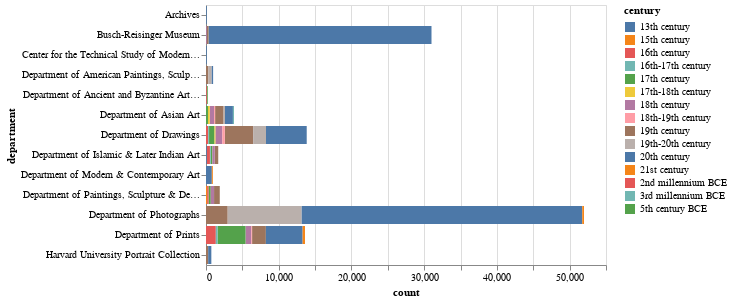

This figure's notebook cell:
### Code cell
import altair as alt

alt.Chart(
    sql^ """
    SELECT department, century, COUNT() AS count
    FROM df4
    WHERE century IS NOT NULL
    GROUP BY 1, 2
    HAVING count > 100
    """
).mark_bar().encode(
    x="count:Q",
    y="department:N",
    color="century:N",
)

### Figure 1 — Vega-Lite specification as saved in the notebook (floating-point values rounded to 4 significant figures)
{"config": {"view": {"continuousWidth": 400, "continuousHeight": 300}}, "data": {"name": "data-f194346bf17ba22ff6c75cfa81648f44"}, "mark": "bar", "encoding": {"color": {"field": "century", "type": "nominal"}, "x": {"field": "count", "type": "quantitative"}, "y": {"field": "department", "type": "nominal"}}, "$schema": "https://vega.github.io/schema/vega-lite/v4.17.0.json", "datasets": {"data-f194346bf17ba22ff6c75cfa81648f44": [{"department": "Busch-Reisinger Museum", "century": "20th century", "count": 30656}, {"department": "Archives", "century": "20th century", "count": 106}, {"department": "Department of Drawings", "century": "20th century", "count": 5599}, {"department": "Harvard University Portrait Collection", "century": "19th century", "count": 298}, {"department": "Harvard University Portrait Collection", "century": "20th century", "count": 436}, {"department": "Department of Prints", "century": "18th century", "count": 796}, {"department": "Department of Prints", "century": "17th century", "count": 3847}, {"department": "Department of Prints", "century": "16th century", "count": 1349}, {"department": "Department of Prints", "century": "19th century", "count": 1894}, {"department": "Department of Prints", "century": "18th-19th century", "count": 107}, {"department": "Department of Prints", "century": "16th-17th century", "count": 239}, {"department": "Department of Drawings", "century": "18th century", "count": 954}, {"department": "Department of Drawings", "century": "19th century", "count": 3896}, {"department": "Department of Drawings", "century": "18th-19th century", "count": 342}, {"department": "Department of Prints", "century": "20th century", "count": 5054}, {"department": "Department of Prints", "century": "21st century", "count": 324}, {"department": "Department of Photographs", "century": "20th century", "count": 38610}, {"department": "Department of Photographs", "century": "19th century", "count": 2983}, {"department": "Department of Photographs", "century": "19th-20th century", "count": 10141}, {"department": "Department of Modern & Contemporary Art", "century": "20th century", "count": 800}, {"department": "Department of Photographs", "century": "21st century", "count": 243}, {"department": "Department of Drawings", "century": "17th century", "count": 747}, {"department": "Department of Drawings", "century": "17th-18th century", "count": 122}, {"department": "Department of Asian Art", "century": "19th century", "count": 1166}, {"department": "Department of American Paintings, Sculpture & Decorative Arts", "century": "19th century", "count": 328}, {"department": "Department of Drawings", "century": "16th century", "count": 297}, {"department": "Department of American Paintings, Sculpture & Decorative Arts", "century": "20th century", "count": 228}, {"department": "Department of Islamic & Later Indian Art", "century": "19th century", "count": 479}, {"department": "Department of Islamic & Later Indian Art", "century": "16th century", "count": 438}, {"department": "Department of Islamic & Later Indian Art", "century": "17th century", "count": 226}, {"department": "Department of Islamic & Later Indian Art", "century": "16th-17th century", "count": 109}, {"department": "Department of Islamic & Later Indian Art", "century": "18th century", "count": 326}, {"department": "Department of Drawings", "century": "19th-20th century", "count": 1768}, {"department": "Department of Asian Art", "century": "18th century", "count": 595}, {"department": "Department of Paintings, Sculpture & Decorative Arts", "century": "17th century", "count": 304}, {"department": "Department of Paintings, Sculpture & Decorative Arts", "century": "19th century", "count": 786}, {"department": "Department of Paintings, Sculpture & Decorative Arts", "century": "18th century", "count": 454}, {"department": "Department of Asian Art", "century": "19th-20th century", "count": 193}, {"department": "Department of Paintings, Sculpture & Decorative Arts", "century": "16th century", "count": 197}, {"department": "Department of Ancient and Byzantine Art & Numismatics", "century": "5th century BCE", "count": 139}, {"department": "Department of American Paintings, Sculpture & Decorative Arts", "century": "19th-20th century", "count": 422}, {"department": "Department of Drawings", "century": "16th-17th century", "count": 124}, {"department": "Department of Paintings, Sculpture & Decorative Arts", "century": "15th century", "count": 153}, {"department": "Department of Asian Art", "century": "18th-19th century", "count": 141}, {"department": "Department of Asian Art", "century": "17th-18th century", "count": 245}, {"department": "Department of Islamic & Later Indian Art", "century": "13th century", "count": 104}, {"department": "Department of Asian Art", "century": "17th century", "count": 272}, {"department": "Department of Ancient and Byzantine Art & Numismatics", "century": "2nd millennium BCE", "count": 103}, {"department": "Department of Asian Art", "century": "20th century", "count": 1088}, {"department": "Department of Asian Art", "century": "3rd millennium BCE", "count": 149}, {"department": "Busch-Reisinger Museum", "century": "19th century", "count": 238}, {"department": "Busch-Reisinger Museum", "century": "18th century", "count": 112}, {"department": "Department of Modern & Contemporary Art", "century": "21st century", "count": 140}, {"department": "Center for the Technical Study of Modern Art", "century": "20th century", "count": 108}]}}
